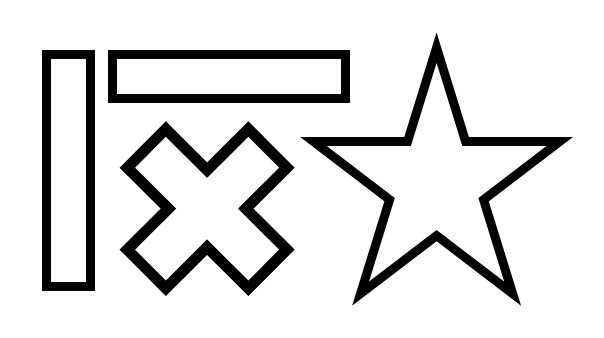
#> input picture CV1/shapes.png, 604 x 338 px
$ python A1_image_filtering.py
#> lines starting #> are read from the running program, lines starting #| are printed output that depends on the picture
### CV1/my_functions.py
import numpy as np
import math

sobel_x = [[1, 0, -1], [2, 0, -2], [1, 0, -1]]
sobel_y = [[1, 2, 1], [0, 0, 0], [-1, -2, -1]]


def cross_correlation_1d(img, kernel):
    img_height = img.shape[0]
    img_width = img.shape[1]
    kernel_size = kernel.size
    result_arr = np.empty(img.shape, dtype=np.float64)

    # horizontal kernel
    if kernel.ndim == 1:

        # ------------------------------padding------------------------------------ #
        column_padding = (kernel_size - 1) / 2

        while column_padding > 0:
            img = np.insert(img, 0, values=img[:, 0], axis=1)
            img = np.insert(img, img_width + 1, values=img[:, img_width], axis=1)
            img_width = img.shape[1]
            column_padding -= 1
        # -------------------------------------------------------------------------- #

        fimg_width = img_width - kernel_size + 1
        fimg_height = img_height

        for i in range(0, fimg_height):
            for j in range(0, fimg_width):
                target = img[i:i + 1, j:j + kernel_size]
                result = np.multiply(target, kernel)
                result_arr[i][j] = result.sum()

        return result_arr

    # vertical kernel
    else:

        # ------------------------------padding------------------------------------ #

        row_padding = (kernel_size - 1) / 2

        while row_padding > 0:
            img = np.insert(img, 0, values=img[0, :], axis=0)
            img = np.insert(img, img_height + 1, values=img[img_height, :], axis=0)
            img_height = img.shape[0]
            row_padding -= 1

        # -------------------------------------------------------------------------- #

        fimg_width = img_width
        fimg_height = img_height - kernel_size + 1

        for i in range(0, fimg_height):
            for j in range(0, fimg_width):
                target = img[i:i + kernel_size, j:j + 1]
                result = np.multiply(target, kernel)
                result_arr[i][j] = result.sum()

        return result_arr


def cross_correlation_2d(img, kernel):
    img_height = img.shape[0]
    img_width = img.shape[1]
    kernel_size = len(kernel)
    result_arr = np.empty(img.shape, dtype=np.float64)

    # ------------------------------padding------------------------------------ #
    column_padding = (kernel_size - 1) / 2
    row_padding = (kernel_size - 1) / 2

    while column_padding > 0:
        img = np.insert(img, 0, values=img[:, 0], axis=1)
        img = np.insert(img, img_width + 1, values=img[:, img_width], axis=1)
        img_width = img.shape[1]
        column_padding -= 1

    while row_padding > 0:
        img = np.insert(img, 0, values=img[0, :], axis=0)
        img = np.insert(img, img_height + 1, values=img[img_height, :], axis=0)
        img_height = img.shape[0]
        row_padding -= 1

    # -------------------------------------------------------------------------- #

    fimg_width = img_width - kernel_size + 1
    fimg_height = img_height - kernel_size + 1

    for i in range(0, fimg_height):
        for j in range(0, fimg_width):
            target = img[i:i + kernel_size, j:j + kernel_size]
            result = np.multiply(target, kernel)
            result_arr[i][j] = result.sum()

    return result_arr


def get_gaussian_filter_1d(size, sigma):
#> called with size = 5, sigma = 1
    kernel = [0.0] * size
    i = 0
    for j in range(0, size):
        kernel[j] = float(math.exp(-(((i - int(size / 2)) ** 2 + (j - int(size / 2)) ** 2) / (2 * sigma ** 2)))) \
                    / float(2 * math.pi * sigma ** 2)

    kernel = kernel / np.sum(kernel)
    return np.array(kernel)


def get_gaussian_filter_2d(size, sigma):
#> called with size = 5, sigma = 1
    kernel = [[0] * size for _ in range(size)]

    for i in range(0, size):
        for j in range(0, size):
            kernel[i][j] = float(math.exp(-(((i - int(size / 2)) ** 2 + (j - int(size / 2)) ** 2) / (2 * sigma ** 2)))) \
                           / float(2 * math.pi * sigma ** 2)

    kernel = kernel / np.sum(kernel)
    return np.array(kernel)

### CV1/A1_image_filtering.py
import cv2
import numpy as np
import my_functions as my
import time


def main():

    print("----------------------------------------------------------------------\n")
    print("1D Gaussian Kernel (5, 1)")
    print(my.get_gaussian_filter_1d(5, 1))
    print("\n2D Gaussian Kernel (5, 1)")
    print(my.get_gaussian_filter_2d(5, 1))

    for target in ['shapes.png', 'lenna.png']:
        print("\n----------------------------------------------------------------------")
        print("<", target, ">\n")
        img = cv2.imread(target, cv2.IMREAD_GRAYSCALE)
#> img is the input picture: shape (338, 604); min 0, max 255, mean 222.3
        cv2.imshow(target, img)
        cv2.waitKey(0)
        cv2.destroyAllWindows()

        font = cv2.FONT_HERSHEY_SIMPLEX
        org = (10, 40)
        fontscale = 1
        color = (0, 0, 0)
        thickness = 2

        for i in range(5, 18, 6):
            for j in range(1, 12, 5):
                print(str(i) + "x" + str(i) + " s=" + str(j))
                kernel = my.get_gaussian_filter_2d(i, j)
                np_fimg = my.cross_correlation_2d(img, kernel)
                fimg = np_fimg.astype(np.uint8)
                text = str(i) + "x" + str(i) + " s=" + str(j)
                cv2.putText(fimg, text, org, font, fontscale, color, thickness, cv2.LINE_AA)
                if j == 1:
                    row_img = fimg
                else:
                    row_img = cv2.hconcat([row_img, fimg])

            if i == 5:
                result_img = row_img
            else:
                result_img = cv2.vconcat([result_img, row_img])
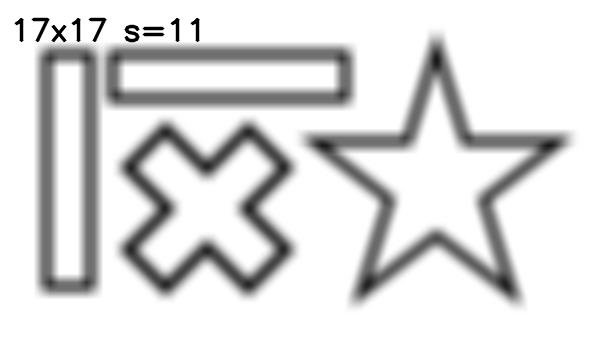
#> fimg: shape (338, 604); min 0, max 255, mean 220.8

        cv2.imwrite('./result/part_1_gaussian_filtered_' + target, result_img)
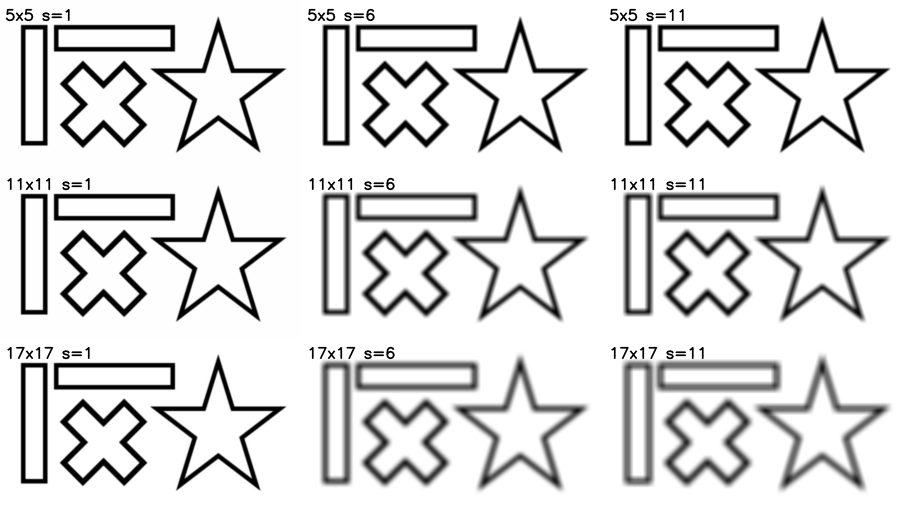
#> saved as part_1_gaussian_filtered_shapes.png: shape (1014, 1812) (shown at 1/2 size); min 0, max 255, mean 220.8
        cv2.imshow('Gaussian Filtering Result', result_img)
        cv2.waitKey(0)
        cv2.destroyAllWindows()

        # 1D correlation kernel (Gaussian Filter)
        kernel_vertical = my.get_gaussian_filter_1d(5, 11).reshape(-1, 1)
        kernel_horizontal = my.get_gaussian_filter_1d(5, 11)

        start1 = time.time()
        fimg_1d = my.cross_correlation_1d(img, kernel_vertical)  # cross-correlation between an image and a 1D kernel (vertical):
#> after the loop in cross_correlation_1d, `while row_padding > 0:`: row_padding = 0
#> after the loop in cross_correlation_1d, `for i in range(0, fimg_height):`:
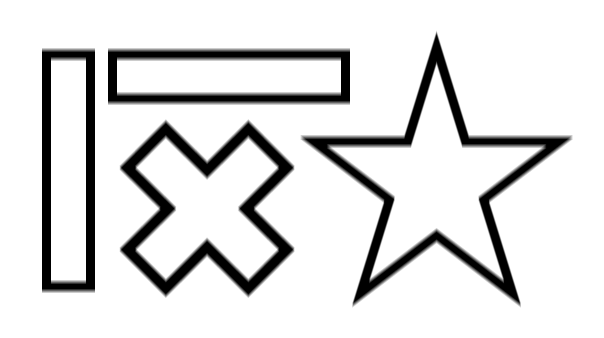
#> result_arr: shape (338, 604) float64; min 0, max 255, mean 222.3
        time_vertical = time.time() - start1

        start2 = time.time()
        fimg_1d = my.cross_correlation_1d(fimg_1d, kernel_horizontal)  # cross-correlation between an image and a 1D kernel (horizontal):
#> after the loop in cross_correlation_1d (call 2), `for i in range(0, fimg_height):`:
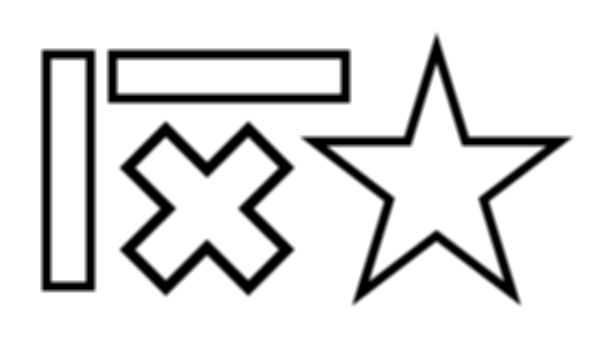
#> result_arr: shape (338, 604) float64; min 0, max 255, mean 222.3
        time_horizontal = time.time() - start2

        print("\n1d filtering(vertical) time:", time_vertical)
        print("1d filtering(horizontal) time:", time_horizontal)
        print("1d filtering(vertical->horizontal) time:", time_vertical + time_horizontal)

        kernel_2d = my.get_gaussian_filter_2d(5, 11)
        start = time.time()
        fimg_2d = my.cross_correlation_2d(img, kernel_2d)
#> the loop in cross_correlation_2d (call 10), `while row_padding > 0:` made 2 passes
#> pass 1, in cross_correlation_2d (call 10), `img = np.insert(img, 0, values=img[0, :], axis=0)`:
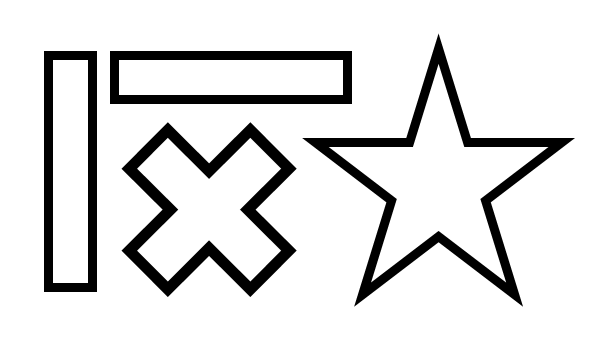
#> img: shape (339, 608); min 0, max 255, mean 222.6
#> pass 2, in cross_correlation_2d (call 10), `img = np.insert(img, img_height + 1, values=img[img_height, :], axis=0)`:
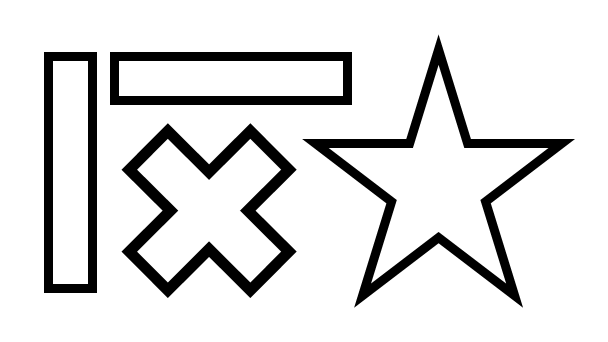
#> img: shape (342, 608); min 0, max 255, mean 222.9
        time_2d = time.time() - start

        print("\n2d filtering time:", time_2d)

        difference = cv2.absdiff(fimg_2d, fimg_1d)  # pixel-wise difference map
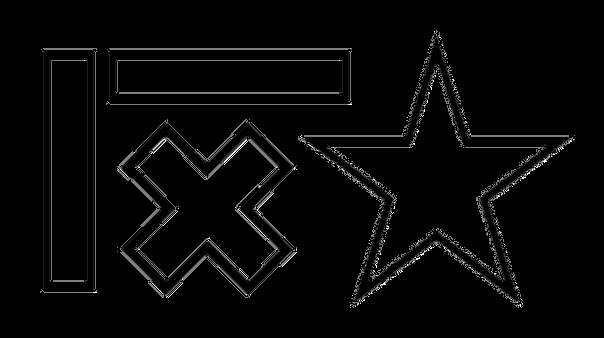
#> difference: shape (338, 604) float64; min 0, max 5.68e-14, mean 1.42e-15; drawn with min black and max white
        diff_sum = np.sum(difference)
#> diff_sum = 2.89e-10
        difference = difference.astype(np.uint8)
#> difference: shape (338, 604); every value is 0
        cv2.imshow('pixel-wise difference map', difference)
        print("\nsum of (absolute) intensity differences:", diff_sum)
#| sum of (absolute) intensity differences: 2.8890989600682815e-10
        cv2.waitKey(0)
        cv2.destroyAllWindows()


if __name__ == "__main__":
#> (the run stopped early here; a loop or call above may not have finished)
